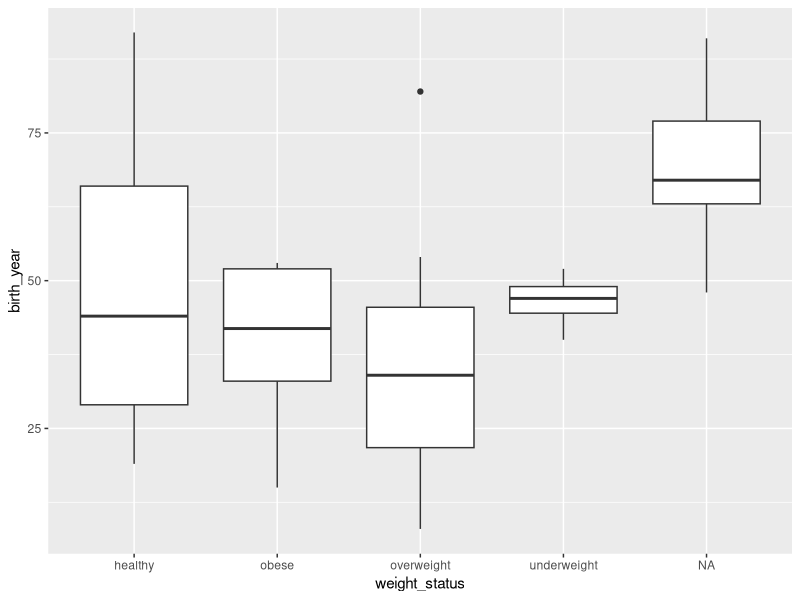
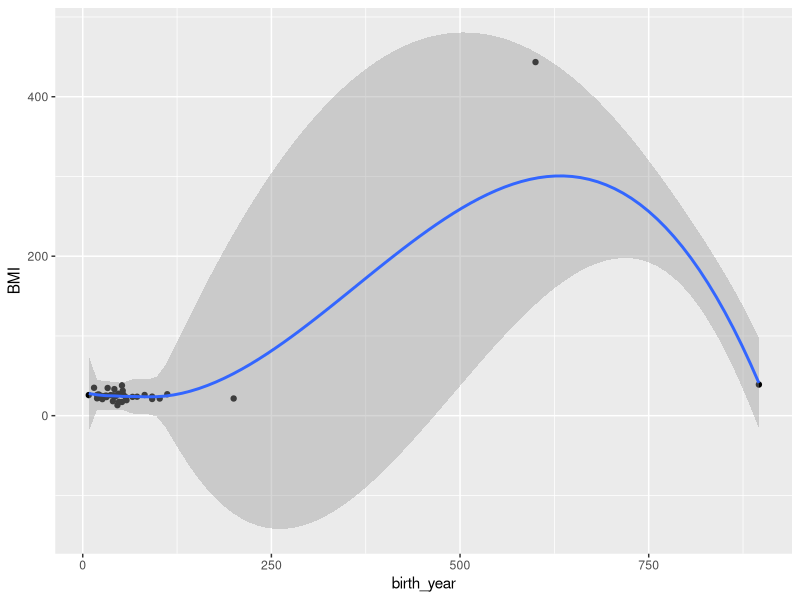
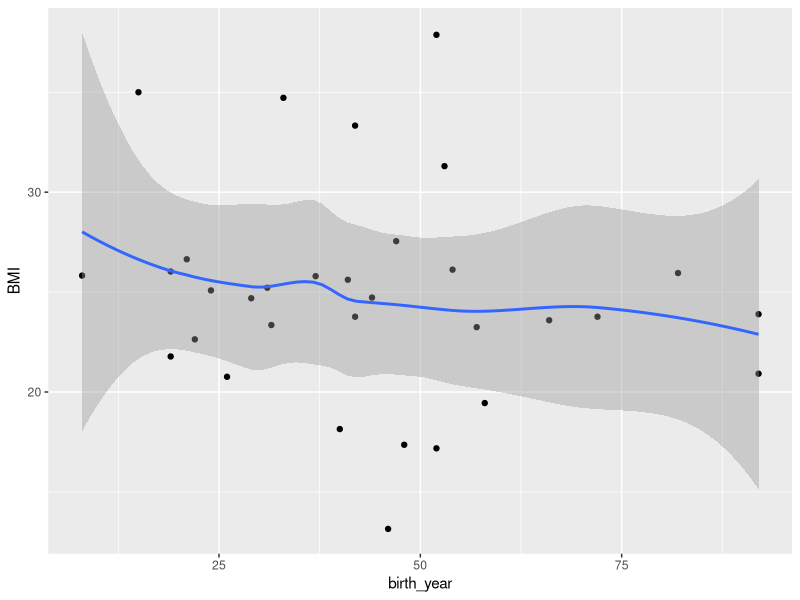

Write the R code that produced these figures, in order.
## ---- chunk 1
library(tidyverse)
library(knitr)
opts_chunk$set(warning = FALSE, message = FALSE)
## ---- chunk 2
cat("There are ", nrow(filter(starwars, starships != "character(0)")), " characters who have at least one starship.\n")
kable(summarize(mutate(subset(starwars, subset = (starships != "character(0)")), ships = sapply(starships, toString)), name, ships, count = lengths(starships)) %>% arrange(desc(count)))
## ---- chunk 3
kable(starwars %>% group_by(eye_color) %>% summarize(count = n()) %>% arrange(desc(count)))
## ---- chunk 4
kable(starwars %>% group_by(species) %>% summarize(count = n(), avg = mean(birth_year, na.rm = TRUE)) %>% arrange(desc(avg)) %>% slice(1:3))
## ---- chunk 5
starwars_2 <- mutate(starwars, height = as.numeric(height), mass = as.numeric(mass), birth_year = as.numeric(birth_year), films = sapply(films, toString), vehicles = sapply(vehicles, toString), starships = sapply(starships, toString))
starwars_2 <- rbind(starwars_2, list("Buğra Sarıkaya", 170, 60, "black", "fair", "brown", 26, "male", "masculine", "Dathomir", "Human", "Return of the Jedi", "Tsmeu-6 personal wheel bike", "Jedi Interceptor"))
kable(filter(starwars_2, name == "Buğra Sarıkaya"))
## ---- chunk 6
starwars_2 <- mutate(starwars_2, BMI = mass / ((height / 100) * (height / 100)), weight_status = ifelse(BMI < 18.5, "underweight", ifelse(BMI >= 18.5 & BMI <= 24.99, "healthy", ifelse(BMI >= 25.0 & BMI <= 29.99, "overweight", "obese"))))
kable(starwars_2 %>% slice(1:2))
## ---- chunk 7
ggplot(filter(starwars_2, birth_year < 100), aes(x = weight_status, y = birth_year)) + geom_boxplot()
## ---- chunk 8
ggplot(starwars_2, aes(x = birth_year, y = BMI)) + geom_point() + geom_smooth()
ggplot(filter(starwars_2, birth_year < 100 & BMI < 100), aes(x = birth_year, y = BMI)) + geom_point() + geom_smooth()
